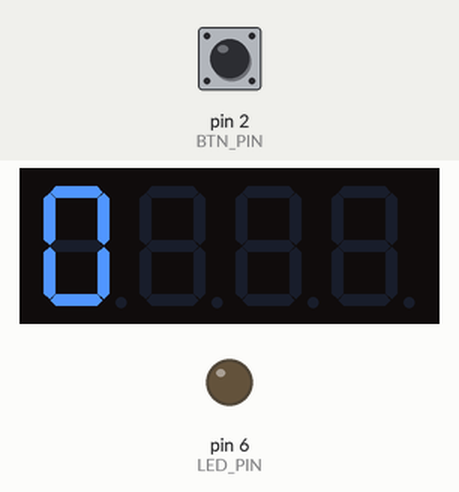
The sketch below on a simulated Arduino Uno, built with avr-gcc and run on an emulated ATmega328P. On the bench: 4-digit seven-segment display, output pins drawn as LEDs (lit = HIGH). The test bench sets the inputs (shaded band); at power-on: pin 2 (BTN_PIN) LOW. Pins used as bus, display or sensor lines are not drawn.

Above: at 1.2 s.
1.3 s: pin 2 (BTN_PIN) pulled HIGH for 3.2 s
At 2.6 s:
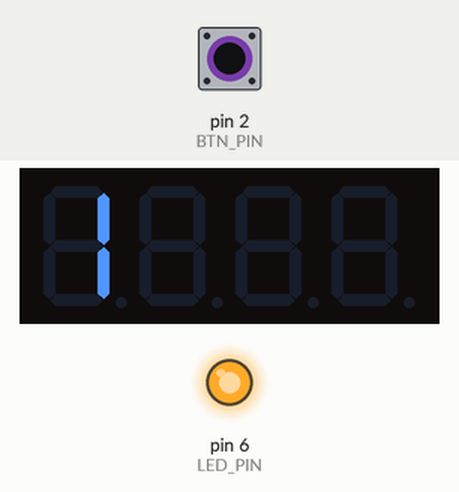
7.5 s: pin 2 (BTN_PIN) pulled HIGH for 0.15 s
At 8.5 s:
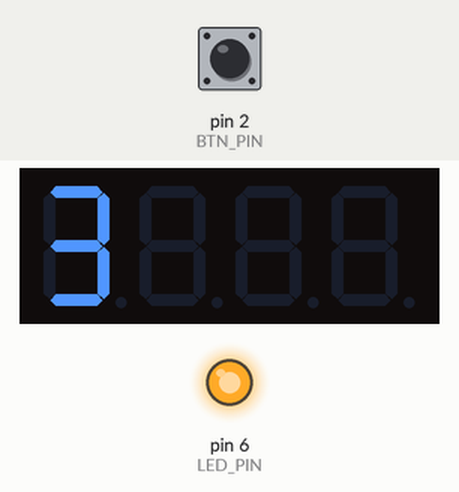
10.6 s: pin 2 (BTN_PIN) pulled HIGH for 1 s
At 10.9 s:
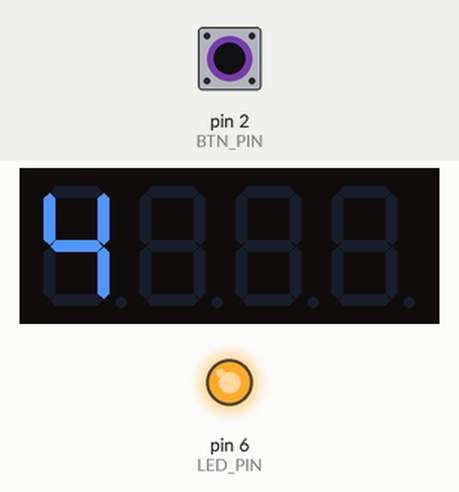
14.6 s: pin 2 (BTN_PIN) pulled HIGH for 0.15 s
At 15.1 s:
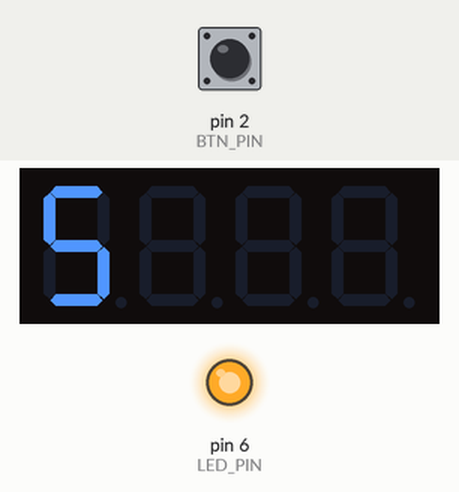
Timing chart, 0 to 18.6 s (numbered marks = the images above; inputs shaded):
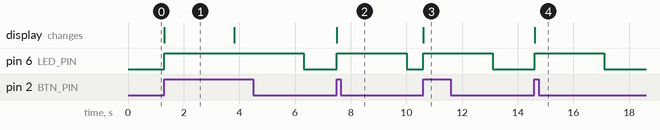

The sketch:

GunTarget.ino
```cpp
#include <TM1637.h>

/* Hit Detection */
#define LED_PIN 6
#define BTN_PIN 2

/* Hits Display */
#define POWER_5V 12
#define DIO 11
#define CLK 10

// 4-segment display
TM1637 hitsDisplay(CLK, DIO);

// Code for keeping track of the hits,
// turning the LED on, and displaying
// the current hits on the TM1637
#include "hits.h"

void setup()
{
  // Hit Detection
  pinMode(LED_PIN, OUTPUT);
  pinMode(BTN_PIN, INPUT);

  // Will act as a 5V power source
  pinMode(POWER_5V, OUTPUT);
  digitalWrite(POWER_5V, HIGH);

  // Hits Display - brightness between 0 & 7
  hitsDisplay.init();
  hitsDisplay.set(1);
  displayNumber(0);
}

void loop()
{
  if (digitalRead(BTN_PIN)) hit();
}
```

hits.h
```cpp
#ifndef HITS_H
#define HITS_H

/*
 * The amount of hits on the target
 */
uint16_t HITS = 0;

/*
 * Turn the LED on for 2.5 seconds, signifying a hit
 */
void showLED()
{
  digitalWrite(LED_PIN, HIGH);
  delay(2500);
  digitalWrite(LED_PIN, LOW);
}

/*
 * Display a number on the 4-segment display
 */
void displayNumber(uint16_t n)
{
  String s(n);
  uint8_t len = s.length();

  char buff[len + 1];
  s.toCharArray(buff, len + 1);

  for (byte i = 0; i < len; i++)
  {
    // c - '0' is to convert char back to number
    hitsDisplay.display(i, buff[i] - '0');
  }
}

/*
 * On hit, increment the displayed number and hit count,
 * then turn the LED on for 2.5 seconds
 */
void hit()
{
  displayNumber(++HITS);
  showLED();
}

#endif
```

Measured:
- after the input at 1.3 s, pin 6 (LED_PIN): LOW → HIGH at once, → LOW 5.0 s later; the display: changes at once (image 1)
- after the input at 7.5 s, pin 6 (LED_PIN): LOW → HIGH at once, → LOW 2.5 s later; the display: changes at once (image 2)
- after the input at 10.6 s, pin 6 (LED_PIN): LOW → HIGH at once, → LOW 2.5 s later; the display: changes at once (image 3)
- after the input at 14.6 s, pin 6 (LED_PIN): LOW → HIGH at once, → LOW 2.5 s later; the display: changes at once (image 4)
- what the display in image 1 shows lasts 2.5 s, from 1.3 s to 3.8 s
